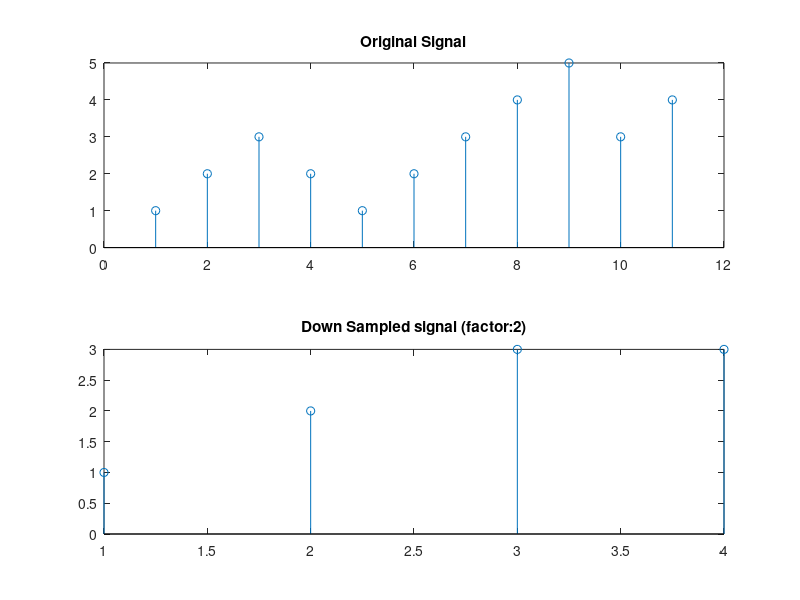

Recreate this plot in MATLAB.
%% Experiment 11

%% Down Sampler
% Remove L samples from the sequence peridically.

clear all;
clc;

signal = [1 2 3 2 1 2 3 4 5 3 4];
L = length(signal);

factor = 2;

i = 1;
count = 1;
while (i<=L)
    if (mod((i-1),3)==0)
        new(count) = signal(i);
        count = count+1;
    end
    i = i+1;
end

figure(1)
subplot(211),stem(signal),title('Original Signal');
subplot(212),stem(new),title('Down Sampled signal (factor:2)');


%% Conclusion
% Input signal successfully down-sampled by a factor of 2
